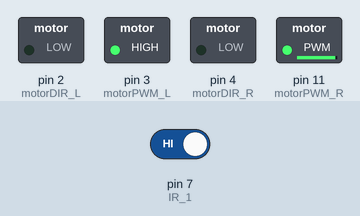
Recording of a sketch running on a simulated Arduino Uno, built with avr-gcc and run on an emulated ATmega328P. On the bench: switched loads named in the sketch (green lamp = pin HIGH). Inputs (shaded band) come from the test bench; at power-on: pin 7 (IR_1) HIGH.

Above: at 1.2 s.
1.3 s: pin 7 (IR_1) driven LOW
At 1.8 s:
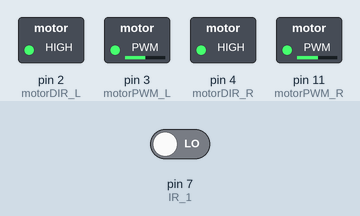
2.8 s: pin 7 (IR_1) driven HIGH
At 4.6 s:
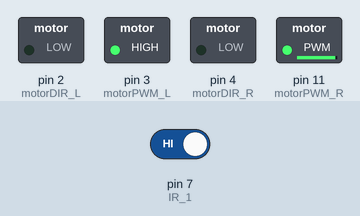
Timing chart, 0 to 6.1 s (numbered marks = the images above; inputs shaded):
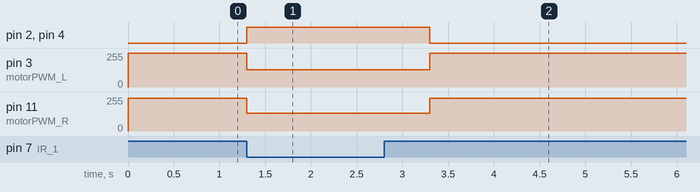

Measured:
- after the input at 1.3 s, pin 2 (motorDIR_L), pin 4 (motorDIR_R): LOW → HIGH at once; pin 3 (motorPWM_L): 255/255 → 128/255 at once; pin 11 (motorPWM_R): 244/255 → 133/255 at once
- after the input at 2.8 s, pin 2 (motorDIR_L), pin 4 (motorDIR_R): HIGH → LOW after 0.50 s; pin 3 (motorPWM_L): 128/255 → 255/255 after 0.50 s; pin 11 (motorPWM_R): 133/255 → 244/255 after 0.50 s

The sketch:

PWM_control.ino
```cpp
#define motorDIR_L 2
#define motorPWM_L 3
#define motorDIR_R 4
#define motorPWM_R 11
#define IR_1 7
void PWM_init(){
  pinMode(motorDIR_L, OUTPUT);
  pinMode(motorPWM_L, OUTPUT);
  pinMode(motorDIR_R, OUTPUT);
  pinMode(motorPWM_R, OUTPUT);

  TCCR2A = _BV(COM2A1) | _BV(COM2B1) | _BV(WGM21) | _BV(WGM20);
  TCCR2B = _BV(CS21);
  OCR2A = 0;
  OCR2B = 0;
  digitalWrite(motorDIR_L, LOW);
  digitalWrite(motorDIR_R, LOW);
}

void WritePWM(int pwm_A, int pwm_B){
  OCR2A = pwm_A;
  OCR2B = pwm_B;
}

void MotorSpeed(int motor_L, int motor_R){
  double l_factor = 0.96;
  double r_factor = 1;

  motor_L *= l_factor;
  motor_R *= r_factor;

  motor_L *= 2.55;
  motor_R *= 2.55;

  if(motor_L >= 0)digitalWrite(motorDIR_L, LOW);
  else{
    digitalWrite(motorDIR_L, HIGH);
    motor_L += 255;
  }

  if(motor_R>=0)digitalWrite(motorDIR_R, LOW);
  else{
    digitalWrite(motorDIR_R, HIGH);
    motor_R += 255;
  }

  if(motor_L>255)motor_L=255;
  if(motor_L<0)motor_L=0;
  if(motor_R>255)motor_R=255;
  if(motor_R<0)motor_R=0;

  WritePWM(motor_L, motor_R);
}

 int obstacle = HIGH; //HIGH indicate no obstacle detected

void setup() {
  PWM_init();
  pinMode(IR_1, INPUT);

}

void loop() {
  obstacle = digitalRead(IR_1);
  if (obstacle == LOW){
    MotorSpeed(-50,-50);
    delay(1000);
  }
  else{
    MotorSpeed(100, 100);
  }
}
```
